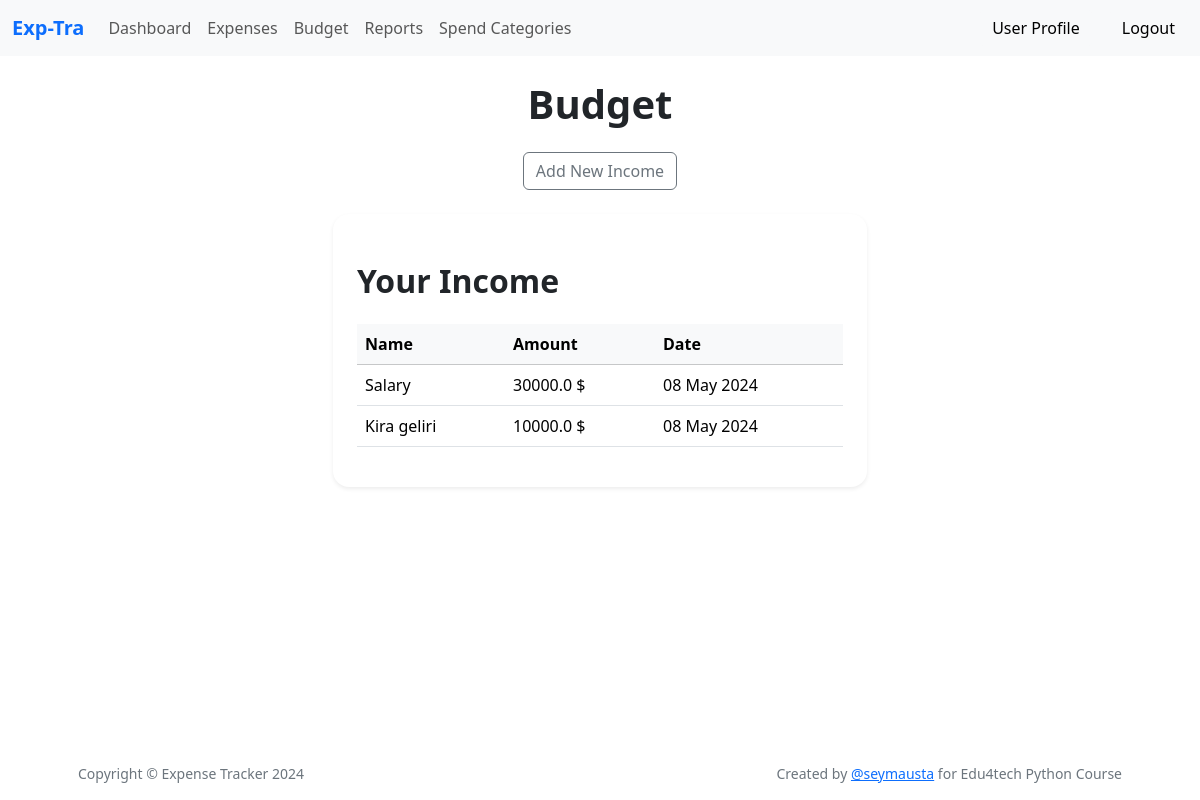
The page /budget (signed in) on the database its author committed.
### app/models.py (models this page shows, shortened)
class Income(db.Model):
    __tablename__ = 'income'
    id: so.Mapped[int] = so.mapped_column(primary_key=True)
    name: so.Mapped[str] = so.mapped_column(sa.String(100), nullable=False)
    amount: so.Mapped[float] = so.mapped_column(sa.Float, nullable=False)
    date: so.Mapped[datetime] = so.mapped_column(sa.Date, nullable=False)
    user_id: so.Mapped[int] = so.mapped_column(db.ForeignKey('users.id'), nullable=False)
    user: so.Mapped[User]= so.relationship(back_populates='incomes')

### app/main/routes.py (the view)
@bp.route('/budget', methods=['GET', 'POST'])
def budget():
    form = BudgetForm()
    if form.validate_on_submit():
        income = Income(name=form.name.data, amount=form.amount.data, date=form.date.data,user_id=current_user.id)
        db.session.add(income)
        db.session.commit()
        flash('Income added successfully!', 'success')
        return redirect(url_for('main.budget'))
    incomes = Income.query.filter_by(user_id=current_user.id).all()
    return render_template('budget.html', title='Budget', form=form, incomes=incomes)

### app/models.py (called while the page is built)
@login.user_loader
def load_user(id):
    return db.session.get(User, int(id))

### app/templates/budget.html (shortened to what this page needs)
{% extends "base.html" %}
{% block content %}
<div class="container">
    <h1 class="my-4 fw-bolder text-center">Budget</h1>
    <div class="row justify-content-center">
        <div class="col-md-6">
            <button type="button" class="btn btn-outline-secondary mb-4 d-block mx-auto" data-bs-toggle="modal"
                    data-bs-target="#addBudgetModal">
                Add New Income
            </button>
            <div class="card shadow-sm border-0 rounded-4 p-4">
                {% if incomes %}
                <h2 class="my-4 fw-bolder ">Your Income</h2>
                <div class="table-responsive">
                    <table class="table table-hover">
                        <thead class="table-light">
                        <tr>
                            <th>Name</th>
                            <th>Amount</th>
                            <th>Date</th>
                        </tr>
                        </thead>
                        <tbody>
                        {% for income in incomes %}
                        <tr>
                            <td>{{ income.name|capitalize }}</td>
                            <td>{{ income.amount }}{{ ' $' }}</td>
                            <td>{{ income.date.strftime('%d %b %Y') }}</td>
                        </tr>
                        {% endfor %}
                        </tbody>
                    </table>
                    {% else %}
                    <p class="fw-bold text-center">You don't have any income yet 😥</p>
                    {% endif %}
                </div>
            </div>
        </div>
    </div>
    </div>
    {% endblock %}

### rows shown on the page
Income: name "Salary", amount "30000.0", value "$", date "08 May 2024"
Income: name "Kira geliri", amount "10000.0", value "$", date "08 May 2024"
